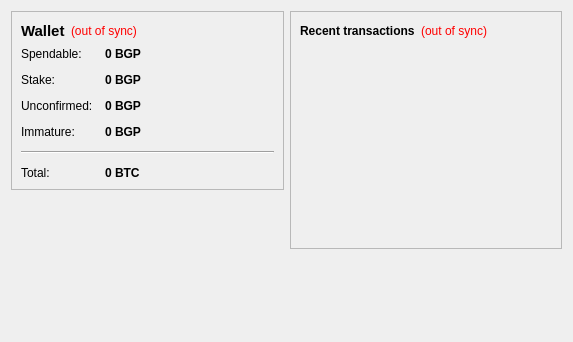
<?xml version="1.0" encoding="UTF-8"?>
<ui version="4.0">
 <class>OverviewPage</class>
 <widget class="QWidget" name="OverviewPage">
  <property name="geometry">
   <rect>
    <x>0</x>
    <y>0</y>
    <width>573</width>
    <height>342</height>
   </rect>
  </property>
  <property name="windowTitle">
   <string>Form</string>
  </property>
  <layout class="QHBoxLayout" name="horizontalLayout" stretch="1,1">
   <item>
    <layout class="QVBoxLayout" name="verticalLayout_2">
     <item>
      <widget class="QFrame" name="frame">
       <property name="frameShape">
        <enum>QFrame::StyledPanel</enum>
       </property>
       <property name="frameShadow">
        <enum>QFrame::Raised</enum>
       </property>
       <layout class="QVBoxLayout" name="verticalLayout_4">
        <item>
         <layout class="QHBoxLayout" name="horizontalLayout_4">
          <item>
           <widget class="QLabel" name="label_5">
            <property name="font">
             <font>
              <pointsize>11</pointsize>
              <weight>75</weight>
              <bold>true</bold>
             </font>
            </property>
            <property name="text">
             <string>Wallet</string>
            </property>
           </widget>
          </item>
          <item>
           <widget class="QLabel" name="labelWalletStatus">
            <property name="toolTip">
             <string>The displayed information may be out of date. Your wallet automatically synchronizes with the BGPCoin network after a connection is established, but this process has not completed yet.</string>
            </property>
            <property name="styleSheet">
             <string notr="true">QLabel { color: red; }</string>
            </property>
            <property name="text">
             <string notr="true">(out of sync)</string>
            </property>
            <property name="alignment">
             <set>Qt::AlignLeading|Qt::AlignLeft|Qt::AlignVCenter</set>
            </property>
           </widget>
          </item>
          <item>
           <spacer name="horizontalSpacer_2">
            <property name="orientation">
             <enum>Qt::Horizontal</enum>
            </property>
            <property name="sizeHint" stdset="0">
             <size>
              <width>40</width>
              <height>20</height>
             </size>
            </property>
           </spacer>
          </item>
         </layout>
        </item>
        <item>
         <layout class="QFormLayout" name="formLayout_2">
          <property name="fieldGrowthPolicy">
           <enum>QFormLayout::AllNonFixedFieldsGrow</enum>
          </property>
          <property name="horizontalSpacing">
           <number>12</number>
          </property>
          <property name="verticalSpacing">
           <number>12</number>
          </property>
          <item row="0" column="0">
           <widget class="QLabel" name="label">
            <property name="text">
             <string>Spendable:</string>
            </property>
           </widget>
          </item>
          <item row="0" column="1">
           <widget class="QLabel" name="labelBalance">
            <property name="font">
             <font>
              <weight>75</weight>
              <bold>true</bold>
             </font>
            </property>
            <property name="cursor">
             <cursorShape>IBeamCursor</cursorShape>
            </property>
            <property name="toolTip">
             <string>Your current spendable balance</string>
            </property>
            <property name="text">
             <string notr="true">0 BGP</string>
            </property>
            <property name="textInteractionFlags">
             <set>Qt::LinksAccessibleByMouse|Qt::TextSelectableByKeyboard|Qt::TextSelectableByMouse</set>
            </property>
           </widget>
          </item>
          <item row="1" column="0">
           <widget class="QLabel" name="label_6">
            <property name="text">
             <string>Stake:</string>
            </property>
           </widget>
          </item>
          <item row="1" column="1">
           <widget class="QLabel" name="labelStake">
            <property name="font">
             <font>
              <weight>75</weight>
              <bold>true</bold>
             </font>
            </property>
            <property name="cursor">
             <cursorShape>IBeamCursor</cursorShape>
            </property>
            <property name="toolTip">
             <string>Total of coins that was staked, and do not yet count toward the current balance</string>
            </property>
            <property name="text">
             <string notr="true">0 BGP</string>
            </property>
            <property name="textInteractionFlags">
             <set>Qt::LinksAccessibleByMouse|Qt::TextSelectableByKeyboard|Qt::TextSelectableByMouse</set>
            </property>
           </widget>
          </item>
          <item row="2" column="0">
           <widget class="QLabel" name="label_3">
            <property name="text">
             <string>Unconfirmed:</string>
            </property>
           </widget>
          </item>
          <item row="2" column="1">
           <widget class="QLabel" name="labelUnconfirmed">
            <property name="font">
             <font>
              <weight>75</weight>
              <bold>true</bold>
             </font>
            </property>
            <property name="cursor">
             <cursorShape>IBeamCursor</cursorShape>
            </property>
            <property name="toolTip">
             <string>Total of transactions that have yet to be confirmed, and do not yet count toward the current balance</string>
            </property>
            <property name="text">
             <string notr="true">0 BGP</string>
            </property>
            <property name="textInteractionFlags">
             <set>Qt::LinksAccessibleByMouse|Qt::TextSelectableByKeyboard|Qt::TextSelectableByMouse</set>
            </property>
           </widget>
          </item>
          <item row="3" column="0">
           <widget class="QLabel" name="labelImmatureText">
            <property name="text">
             <string>Immature:</string>
            </property>
           </widget>
          </item>
          <item row="3" column="1">
           <widget class="QLabel" name="labelImmature">
            <property name="font">
             <font>
              <weight>75</weight>
              <bold>true</bold>
             </font>
            </property>
            <property name="toolTip">
             <string>Mined balance that has not yet matured</string>
            </property>
            <property name="text">
             <string notr="true">0 BGP</string>
            </property>
            <property name="textInteractionFlags">
             <set>Qt::LinksAccessibleByMouse|Qt::TextSelectableByKeyboard|Qt::TextSelectableByMouse</set>
            </property>
           </widget>
          </item>
          <item row="4" column="0" colspan="2">
           <widget class="Line" name="line">
            <property name="orientation">
             <enum>Qt::Horizontal</enum>
            </property>
           </widget>
          </item>
          <item row="5" column="0">
           <widget class="QLabel" name="labelTotalText">
            <property name="text">
             <string>Total:</string>
            </property>
           </widget>
          </item>
          <item row="5" column="1">
           <widget class="QLabel" name="labelTotal">
            <property name="font">
             <font>
              <weight>75</weight>
              <bold>true</bold>
             </font>
            </property>
            <property name="cursor">
             <cursorShape>IBeamCursor</cursorShape>
            </property>
            <property name="toolTip">
             <string>Your current total balance</string>
            </property>
            <property name="text">
             <string notr="true">0 BTC</string>
            </property>
            <property name="textInteractionFlags">
             <set>Qt::LinksAccessibleByMouse|Qt::TextSelectableByKeyboard|Qt::TextSelectableByMouse</set>
            </property>
           </widget>
          </item>
         </layout>
        </item>
       </layout>
      </widget>
     </item>
     <item>
      <spacer name="verticalSpacer">
       <property name="orientation">
        <enum>Qt::Vertical</enum>
       </property>
       <property name="sizeHint" stdset="0">
        <size>
         <width>20</width>
         <height>40</height>
        </size>
       </property>
      </spacer>
     </item>
    </layout>
   </item>
   <item>
    <layout class="QVBoxLayout" name="verticalLayout_3">
     <item>
      <widget class="QFrame" name="frame_2">
       <property name="frameShape">
        <enum>QFrame::StyledPanel</enum>
       </property>
       <property name="frameShadow">
        <enum>QFrame::Raised</enum>
       </property>
       <layout class="QVBoxLayout" name="verticalLayout">
        <item>
         <layout class="QHBoxLayout" name="horizontalLayout_2">
          <item>
           <widget class="QLabel" name="label_4">
            <property name="text">
             <string>&lt;b&gt;Recent transactions&lt;/b&gt;</string>
            </property>
           </widget>
          </item>
          <item>
           <widget class="QLabel" name="labelTransactionsStatus">
            <property name="toolTip">
             <string>The displayed information may be out of date. Your wallet automatically synchronizes with the BGPCoin network after a connection is established, but this process has not completed yet.</string>
            </property>
            <property name="styleSheet">
             <string notr="true">QLabel { color: red; }</string>
            </property>
            <property name="text">
             <string notr="true">(out of sync)</string>
            </property>
            <property name="alignment">
             <set>Qt::AlignRight|Qt::AlignTrailing|Qt::AlignVCenter</set>
            </property>
           </widget>
          </item>
          <item>
           <spacer name="horizontalSpacer">
            <property name="orientation">
             <enum>Qt::Horizontal</enum>
            </property>
            <property name="sizeHint" stdset="0">
             <size>
              <width>40</width>
              <height>20</height>
             </size>
            </property>
           </spacer>
          </item>
         </layout>
        </item>
        <item>
         <widget class="QListView" name="listTransactions">
          <property name="styleSheet">
           <string notr="true">QListView { background: transparent; }</string>
          </property>
          <property name="frameShape">
           <enum>QFrame::NoFrame</enum>
          </property>
          <property name="verticalScrollBarPolicy">
           <enum>Qt::ScrollBarAlwaysOff</enum>
          </property>
          <property name="horizontalScrollBarPolicy">
           <enum>Qt::ScrollBarAlwaysOff</enum>
          </property>
          <property name="selectionMode">
           <enum>QAbstractItemView::NoSelection</enum>
          </property>
         </widget>
        </item>
       </layout>
      </widget>
     </item>
     <item>
      <spacer name="verticalSpacer_2">
       <property name="orientation">
        <enum>Qt::Vertical</enum>
       </property>
       <property name="sizeHint" stdset="0">
        <size>
         <width>20</width>
         <height>40</height>
        </size>
       </property>
      </spacer>
     </item>
    </layout>
   </item>
  </layout>
 </widget>
 <resources/>
 <connections/>
</ui>
